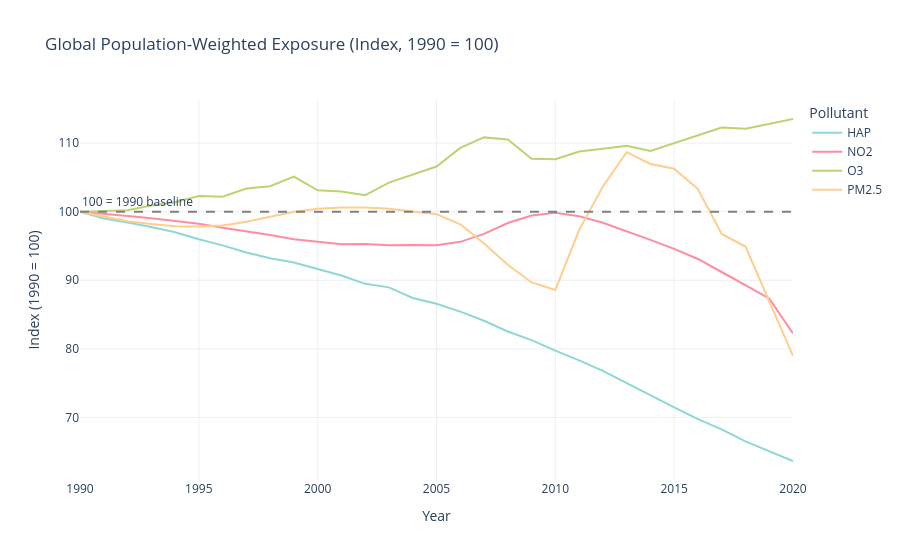

Notebook cell for this chart:
### Code cell
fig = px.line(
    global_pw, x='Year', y='Index', color='pollutant',
    title='Global Population-Weighted Exposure (Index, 1990 = 100)',
    labels={'Index': 'Index (1990 = 100)', 'pollutant': 'Pollutant'}
)
fig.add_hline(
    y=100, line_dash='dash', line_color='gray',
    annotation_text='100 = 1990 baseline', annotation_position='top left'
)
fig.update_layout(legend_title_text='Pollutant')
fig.show()

### Figure 1 — Plotly figure (JSON) as saved in the notebook; plotly's stock layout.template omitted (floating-point values rounded to 4 significant figures)
{"data": [{"hovertemplate": "Pollutant=HAP<br>Year=%{x}<br>Index (1990 = 100)=%{y}<extra></extra>", "legendgroup": "HAP", "line": {"color": "#8fd7d7", "dash": "solid"}, "marker": {"symbol": "circle"}, "mode": "lines", "name": "HAP", "orientation": "v", "showlegend": true, "type": "scatter", "x": [1990, 1991, 1992, 1993, 1994, 1995, 1996, 1997, 1998, 1999, 2000, 2001, 2002, 2003, 2004, 2005, 2006, 2007, 2008, 2009, 2010, 2011, 2012, 2013, 2014, 2015, 2016, 2017, 2018, 2019, 2020], "xaxis": "x", "y": [100.0, 99.02, 98.43, 97.78, 97.01, 95.99, 95.09, 94.05, 93.22, 92.6, 91.64, 90.7, 89.48, 88.97, 87.42, 86.57, 85.42, 84.09, 82.54, 81.28, 79.74, 78.33, 76.79, 75.0, 73.26, 71.47, 69.76, 68.26, 66.51, 65.09, 63.65], "yaxis": "y"}, {"hovertemplate": "Pollutant=NO2<br>Year=%{x}<br>Index (1990 = 100)=%{y}<extra></extra>", "legendgroup": "NO2", "line": {"color": "#ff8ca1", "dash": "solid"}, "marker": {"symbol": "circle"}, "mode": "lines", "name": "NO2", "orientation": "v", "showlegend": true, "type": "scatter", "x": [1990, 1991, 1992, 1993, 1994, 1995, 1996, 1997, 1998, 1999, 2000, 2001, 2002, 2003, 2004, 2005, 2006, 2007, 2008, 2009, 2010, 2011, 2012, 2013, 2014, 2015, 2016, 2017, 2018, 2019, 2020], "xaxis": "x", "y": [100.0, 99.73, 99.38, 99.04, 98.66, 98.25, 97.65, 97.18, 96.62, 95.99, 95.58, 95.26, 95.29, 95.11, 95.16, 95.09, 95.6, 96.76, 98.35, 99.44, 99.84, 99.35, 98.39, 97.17, 95.89, 94.59, 93.11, 91.21, 89.27, 87.34, 82.25], "yaxis": "y"}, {"hovertemplate": "Pollutant=O3<br>Year=%{x}<br>Index (1990 = 100)=%{y}<extra></extra>", "legendgroup": "O3", "line": {"color": "#bdd373", "dash": "solid"}, "marker": {"symbol": "circle"}, "mode": "lines", "name": "O3", "orientation": "v", "showlegend": true, "type": "scatter", "x": [1990, 1991, 1992, 1993, 1994, 1995, 1996, 1997, 1998, 1999, 2000, 2001, 2002, 2003, 2004, 2005, 2006, 2007, 2008, 2009, 2010, 2011, 2012, 2013, 2014, 2015, 2016, 2017, 2018, 2019, 2020], "xaxis": "x", "y": [100.0, 100.1, 100.2, 100.9, 101.4, 102.3, 102.2, 103.4, 103.7, 105.1, 103.1, 103.0, 102.4, 104.2, 105.4, 106.6, 109.3, 110.8, 110.5, 107.7, 107.7, 108.8, 109.2, 109.6, 108.9, 110.0, 111.1, 112.3, 112.1, 112.8, 113.5], "yaxis": "y"}, {"hovertemplate": "Pollutant=PM2.5<br>Year=%{x}<br>Index (1990 = 100)=%{y}<extra></extra>", "legendgroup": "PM2.5", "line": {"color": "#ffcd8e", "dash": "solid"}, "marker": {"symbol": "circle"}, "mode": "lines", "name": "PM2.5", "orientation": "v", "showlegend": true, "type": "scatter", "x": [1990, 1991, 1992, 1993, 1994, 1995, 1996, 1997, 1998, 1999, 2000, 2001, 2002, 2003, 2004, 2005, 2006, 2007, 2008, 2009, 2010, 2011, 2012, 2013, 2014, 2015, 2016, 2017, 2018, 2019, 2020], "xaxis": "x", "y": [100.0, 99.28, 98.61, 98.21, 97.88, 97.83, 97.99, 98.54, 99.31, 99.99, 100.4, 100.6, 100.6, 100.4, 100.0, 99.64, 98.16, 95.37, 92.27, 89.69, 88.59, 97.32, 103.7, 108.7, 107.0, 106.3, 103.3, 96.76, 94.92, 86.96, 78.97], "yaxis": "y"}], "layout": {"annotations": [{"showarrow": false, "text": "100 = 1990 baseline", "x": 0, "xanchor": "left", "xref": "x domain", "y": 100, "yanchor": "bottom", "yref": "y"}], "legend": {"title": {"text": "Pollutant"}, "tracegroupgap": 0}, "shapes": [{"line": {"color": "gray", "dash": "dash"}, "type": "line", "x0": 0, "x1": 1, "xref": "x domain", "y0": 100, "y1": 100, "yref": "y"}], "title": {"text": "Global Population-Weighted Exposure (Index, 1990 = 100)"}, "xaxis": {"anchor": "y", "domain": [0, 1], "title": {"text": "Year"}}, "yaxis": {"anchor": "x", "domain": [0, 1], "title": {"text": "Index (1990 = 100)"}}}}
